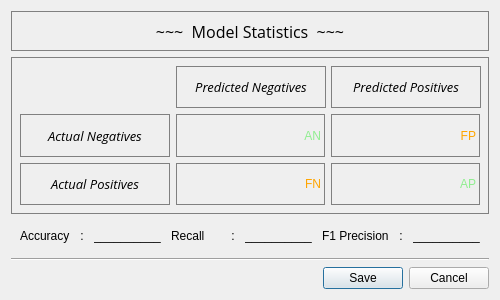
<?xml version="1.0" encoding="UTF-8"?>
<ui version="4.0">
 <class>mainwindow</class>
 <widget class="QDialog" name="mainwindow">
  <property name="geometry">
   <rect>
    <x>0</x>
    <y>0</y>
    <width>500</width>
    <height>300</height>
   </rect>
  </property>
  <property name="sizePolicy">
   <sizepolicy hsizetype="Fixed" vsizetype="Fixed">
    <horstretch>0</horstretch>
    <verstretch>0</verstretch>
   </sizepolicy>
  </property>
  <property name="minimumSize">
   <size>
    <width>500</width>
    <height>300</height>
   </size>
  </property>
  <property name="maximumSize">
   <size>
    <width>500</width>
    <height>300</height>
   </size>
  </property>
  <property name="sizeIncrement">
   <size>
    <width>0</width>
    <height>0</height>
   </size>
  </property>
  <property name="windowTitle">
   <string>AI Statistics Window</string>
  </property>
  <property name="styleSheet">
   <string notr="true"/>
  </property>
  <layout class="QVBoxLayout" name="verticalLayout">
   <item>
    <widget class="QLabel" name="model_lab">
     <property name="sizePolicy">
      <sizepolicy hsizetype="Expanding" vsizetype="Fixed">
       <horstretch>0</horstretch>
       <verstretch>0</verstretch>
      </sizepolicy>
     </property>
     <property name="minimumSize">
      <size>
       <width>0</width>
       <height>40</height>
      </size>
     </property>
     <property name="font">
      <font>
       <family>Open Sans</family>
       <pointsize>12</pointsize>
       <italic>false</italic>
       <bold>false</bold>
      </font>
     </property>
     <property name="styleSheet">
      <string notr="true">border: 1px solid grey;</string>
     </property>
     <property name="frameShape">
      <enum>QFrame::Shape::NoFrame</enum>
     </property>
     <property name="text">
      <string>~~~  Model Statistics  ~~~</string>
     </property>
     <property name="alignment">
      <set>Qt::AlignmentFlag::AlignCenter</set>
     </property>
    </widget>
   </item>
   <item>
    <widget class="QWidget" name="table" native="true">
     <property name="styleSheet">
      <string notr="true">border: 1px solid grey;</string>
     </property>
     <layout class="QGridLayout" name="gridLayout">
      <item row="0" column="1">
       <widget class="QLabel" name="pn_lab">
        <property name="minimumSize">
         <size>
          <width>150</width>
          <height>0</height>
         </size>
        </property>
        <property name="font">
         <font>
          <family>Open Sans</family>
          <pointsize>10</pointsize>
          <italic>true</italic>
         </font>
        </property>
        <property name="text">
         <string>Predicted Negatives</string>
        </property>
        <property name="alignment">
         <set>Qt::AlignmentFlag::AlignCenter</set>
        </property>
       </widget>
      </item>
      <item row="0" column="2">
       <widget class="QLabel" name="pp_lab">
        <property name="minimumSize">
         <size>
          <width>150</width>
          <height>0</height>
         </size>
        </property>
        <property name="font">
         <font>
          <family>Open Sans</family>
          <pointsize>10</pointsize>
          <italic>true</italic>
         </font>
        </property>
        <property name="text">
         <string>Predicted Positives</string>
        </property>
        <property name="alignment">
         <set>Qt::AlignmentFlag::AlignCenter</set>
        </property>
       </widget>
      </item>
      <item row="1" column="0">
       <widget class="QLabel" name="an_lab">
        <property name="minimumSize">
         <size>
          <width>150</width>
          <height>0</height>
         </size>
        </property>
        <property name="font">
         <font>
          <family>Open Sans</family>
          <pointsize>10</pointsize>
          <italic>true</italic>
         </font>
        </property>
        <property name="text">
         <string>Actual Negatives</string>
        </property>
        <property name="alignment">
         <set>Qt::AlignmentFlag::AlignCenter</set>
        </property>
       </widget>
      </item>
      <item row="2" column="0">
       <widget class="QLabel" name="ap_lab">
        <property name="minimumSize">
         <size>
          <width>150</width>
          <height>0</height>
         </size>
        </property>
        <property name="font">
         <font>
          <family>Open Sans</family>
          <pointsize>10</pointsize>
          <italic>true</italic>
         </font>
        </property>
        <property name="text">
         <string>Actual Positives</string>
        </property>
        <property name="alignment">
         <set>Qt::AlignmentFlag::AlignCenter</set>
        </property>
       </widget>
      </item>
      <item row="1" column="1">
       <widget class="QLabel" name="an_stat">
        <property name="styleSheet">
         <string notr="true">color: lightgreen;</string>
        </property>
        <property name="text">
         <string>AN</string>
        </property>
        <property name="alignment">
         <set>Qt::AlignmentFlag::AlignRight|Qt::AlignmentFlag::AlignTrailing|Qt::AlignmentFlag::AlignVCenter</set>
        </property>
       </widget>
      </item>
      <item row="1" column="2">
       <widget class="QLabel" name="fp_stat">
        <property name="styleSheet">
         <string notr="true">color: orange;</string>
        </property>
        <property name="text">
         <string>FP</string>
        </property>
        <property name="alignment">
         <set>Qt::AlignmentFlag::AlignRight|Qt::AlignmentFlag::AlignTrailing|Qt::AlignmentFlag::AlignVCenter</set>
        </property>
       </widget>
      </item>
      <item row="2" column="1">
       <widget class="QLabel" name="fn_stat">
        <property name="styleSheet">
         <string notr="true">color: orange;</string>
        </property>
        <property name="text">
         <string>FN</string>
        </property>
        <property name="alignment">
         <set>Qt::AlignmentFlag::AlignRight|Qt::AlignmentFlag::AlignTrailing|Qt::AlignmentFlag::AlignVCenter</set>
        </property>
       </widget>
      </item>
      <item row="2" column="2">
       <widget class="QLabel" name="ap_stat">
        <property name="styleSheet">
         <string notr="true">color: lightgreen;</string>
        </property>
        <property name="text">
         <string>AP</string>
        </property>
        <property name="alignment">
         <set>Qt::AlignmentFlag::AlignRight|Qt::AlignmentFlag::AlignTrailing|Qt::AlignmentFlag::AlignVCenter</set>
        </property>
       </widget>
      </item>
      <item row="0" column="0">
       <spacer name="filler">
        <property name="orientation">
         <enum>Qt::Orientation::Horizontal</enum>
        </property>
        <property name="sizeType">
         <enum>QSizePolicy::Policy::Fixed</enum>
        </property>
        <property name="sizeHint" stdset="0">
         <size>
          <width>40</width>
          <height>20</height>
         </size>
        </property>
       </spacer>
      </item>
     </layout>
    </widget>
   </item>
   <item>
    <widget class="QWidget" name="precision_box" native="true">
     <property name="sizePolicy">
      <sizepolicy hsizetype="Preferred" vsizetype="Fixed">
       <horstretch>0</horstretch>
       <verstretch>0</verstretch>
      </sizepolicy>
     </property>
     <property name="styleSheet">
      <string notr="true"/>
     </property>
     <layout class="QHBoxLayout" name="precision">
      <property name="spacing">
       <number>10</number>
      </property>
      <item>
       <widget class="QLabel" name="acc_lab">
        <property name="sizePolicy">
         <sizepolicy hsizetype="Preferred" vsizetype="Preferred">
          <horstretch>0</horstretch>
          <verstretch>0</verstretch>
         </sizepolicy>
        </property>
        <property name="styleSheet">
         <string notr="true"/>
        </property>
        <property name="text">
         <string>Accuracy</string>
        </property>
        <property name="alignment">
         <set>Qt::AlignmentFlag::AlignLeading|Qt::AlignmentFlag::AlignLeft|Qt::AlignmentFlag::AlignVCenter</set>
        </property>
       </widget>
      </item>
      <item>
       <widget class="QLabel" name="col_1">
        <property name="sizePolicy">
         <sizepolicy hsizetype="Fixed" vsizetype="Preferred">
          <horstretch>0</horstretch>
          <verstretch>0</verstretch>
         </sizepolicy>
        </property>
        <property name="styleSheet">
         <string notr="true"/>
        </property>
        <property name="text">
         <string>:</string>
        </property>
        <property name="alignment">
         <set>Qt::AlignmentFlag::AlignCenter</set>
        </property>
       </widget>
      </item>
      <item>
       <widget class="QLabel" name="acc_show">
        <property name="styleSheet">
         <string notr="true"/>
        </property>
        <property name="text">
         <string>__________</string>
        </property>
       </widget>
      </item>
      <item>
       <widget class="QLabel" name="recall_lab">
        <property name="styleSheet">
         <string notr="true"/>
        </property>
        <property name="text">
         <string>Recall</string>
        </property>
       </widget>
      </item>
      <item>
       <widget class="QLabel" name="col_2">
        <property name="sizePolicy">
         <sizepolicy hsizetype="Fixed" vsizetype="Preferred">
          <horstretch>0</horstretch>
          <verstretch>0</verstretch>
         </sizepolicy>
        </property>
        <property name="styleSheet">
         <string notr="true"/>
        </property>
        <property name="text">
         <string>:</string>
        </property>
        <property name="alignment">
         <set>Qt::AlignmentFlag::AlignCenter</set>
        </property>
       </widget>
      </item>
      <item>
       <widget class="QLabel" name="recall_show">
        <property name="styleSheet">
         <string notr="true"/>
        </property>
        <property name="text">
         <string>__________</string>
        </property>
       </widget>
      </item>
      <item>
       <widget class="QLabel" name="pre_lab">
        <property name="styleSheet">
         <string notr="true"/>
        </property>
        <property name="text">
         <string>F1 Precision</string>
        </property>
       </widget>
      </item>
      <item>
       <widget class="QLabel" name="col_3">
        <property name="sizePolicy">
         <sizepolicy hsizetype="Fixed" vsizetype="Preferred">
          <horstretch>0</horstretch>
          <verstretch>0</verstretch>
         </sizepolicy>
        </property>
        <property name="styleSheet">
         <string notr="true"/>
        </property>
        <property name="text">
         <string>:</string>
        </property>
        <property name="alignment">
         <set>Qt::AlignmentFlag::AlignCenter</set>
        </property>
       </widget>
      </item>
      <item>
       <widget class="QLabel" name="prec_show">
        <property name="styleSheet">
         <string notr="true"/>
        </property>
        <property name="text">
         <string>__________</string>
        </property>
       </widget>
      </item>
     </layout>
    </widget>
   </item>
   <item>
    <widget class="Line" name="line">
     <property name="orientation">
      <enum>Qt::Orientation::Horizontal</enum>
     </property>
    </widget>
   </item>
   <item>
    <widget class="QDialogButtonBox" name="decision_box">
     <property name="styleSheet">
      <string notr="true"/>
     </property>
     <property name="orientation">
      <enum>Qt::Orientation::Horizontal</enum>
     </property>
     <property name="standardButtons">
      <set>QDialogButtonBox::StandardButton::Cancel|QDialogButtonBox::StandardButton::Save</set>
     </property>
     <property name="centerButtons">
      <bool>false</bool>
     </property>
    </widget>
   </item>
  </layout>
 </widget>
 <resources/>
 <connections>
  <connection>
   <sender>decision_box</sender>
   <signal>accepted()</signal>
   <receiver>mainwindow</receiver>
   <slot>accept()</slot>
   <hints>
    <hint type="sourcelabel">
     <x>248</x>
     <y>254</y>
    </hint>
    <hint type="destinationlabel">
     <x>157</x>
     <y>274</y>
    </hint>
   </hints>
  </connection>
  <connection>
   <sender>decision_box</sender>
   <signal>rejected()</signal>
   <receiver>mainwindow</receiver>
   <slot>reject()</slot>
   <hints>
    <hint type="sourcelabel">
     <x>316</x>
     <y>260</y>
    </hint>
    <hint type="destinationlabel">
     <x>286</x>
     <y>274</y>
    </hint>
   </hints>
  </connection>
 </connections>
</ui>
